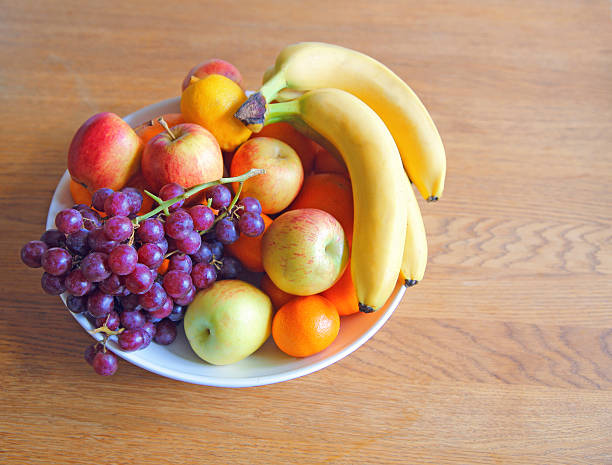
#> input picture Lista 04/assets/frutas.jpg, 612 x 465 px, found by its file name
$ jupyter execute --allow-errors Resolucao_04.ipynb
#> lines starting #> are read from the running program, lines starting #| are printed output that depends on the picture
## Lista 04 - Visão Computacional - Matheus Carvalho

### Bibliotecas Usadas

[cell 1]
import soundfile as sf
import matplotlib.pyplot as plt
import numpy as np
import cv2
from scipy.io import wavfile

### Questão 01

#### Item A

#> (a cell that did not finish here is left out)

#### Item B

#> (a cell that did not finish here is left out)

### Questão 02

#### Item A

#> (a cell that did not finish here is left out)

#> (a cell that did not finish here is left out)

#### Item B

#> (a cell that did not finish here is left out)

#> (a cell that did not finish here is left out)

Ouvindo os áudios, não consegui notar nenhuma grande diferença. Porém, pensei em plotar o espectograma para conseguir ver o que estava acontecendo. Um resultado que é facilmente notável, é que a amplitude dos dois áudios, ou seja, a intensidade da onda sonora, diminuiu após a compressão de Fourier.

### Questão 03

fonte (só inspiração): https://www.youtube.com/watch?v=_xxIJViPwOQ

fonte principal: https://gormatevosyan.com/convolutional-reverb-how-and-why-does-it-work/

### Item A

#> (a cell that did not finish here is left out)

#### Item B

#> (a cell that did not finish here is left out)

### Questão 04

#### Item A

[cell 10]
def filtro_passa(image_path:str="frutas.jpg", fraction:float=0.8, passa_alta:bool=False) -> np.ndarray:
    """
    Aplica um filtro passa-baixa ou passa-alta em uma imagem, dependendo do parâmetro passa_alta.

    Args:
        image_path (str): O caminho da imagem a ser filtrada. O padrão é "frutas.jpg".
        fraction (float): A fração das frequências a serem preservadas pelo filtro.
            Deve estar no intervalo [0,1]. O padrão é 0.8.
        passa_alta (bool): Se True, aplica um filtro passa-alta. Se False, aplica um filtro passa-baixa.
            O padrão é False.

    Returns:
        np.ndarray: A imagem filtrada.

    Exemplo:
        filtered_image = filtro_passa(image_path="exemplo.jpg", fraction=0.5, passa_alta=True)
    """
    # abre a imagem
    image = cv2.imread(image_path, cv2.IMREAD_GRAYSCALE)
    # aplica a transformada de Fourier (mais de uma dimensão)
    image_fft = np.fft.fft2(image)
    # deslocamento do espectro (tinha feito a mesma coisa na questão 07)
    image_shift = np.fft.fftshift(image_fft)
    # tiro o valor absoluto
    espectro = np.abs(image_shift)
    # ordeno os valores (decrescente)
    espectro_ordenado = np.sort(espectro.flatten())[::-1]
    # apenas um truque para descobrir o índice do meu threshold
    threshold_index = int(fraction * len(espectro_ordenado))
    threshold = espectro_ordenado[threshold_index]
    # vai manter todos que forem menores que o treshhold
    if passa_alta:
        image_shift_filtered = image_shift * (espectro >= threshold)
    else:
        image_shift_filtered = image_shift * (espectro <= threshold)
    # inverto o deslocamento do espectro
    image_inv_shift = np.fft.ifftshift(image_shift_filtered)
    # inverto a transformada de Fourier
    image_filtered = np.fft.ifft2(image_inv_shift)
    # tiro novamente o módulo
    image_filtered = np.abs(image_filtered)

    return image_filtered

[cell 11]
image = cv2.imread("frutas.jpg", cv2.IMREAD_GRAYSCALE)
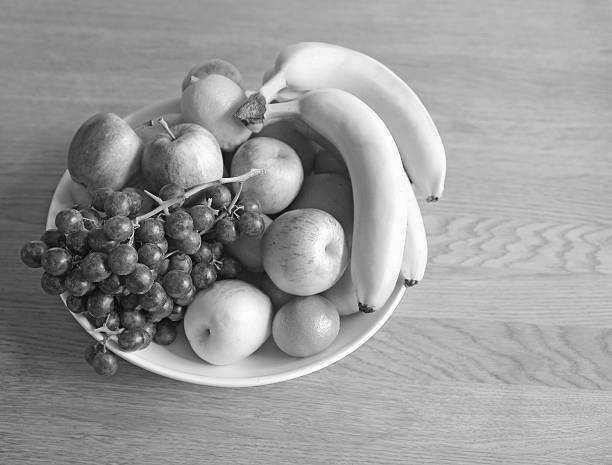
#> image: shape (465, 612); min 0, max 255, mean 153.6

fig, ax = plt.subplots(2, 4, figsize=(20, 5))
ax[0, 0].imshow(image, cmap='gray')
ax[0, 1].plot(image)
ax[0, 2].imshow(filtro_passa(fraction=0.10), cmap='gray');
#> in filtro_passa, `threshold_index = int(fraction * len(espectro_ordenado))`: threshold_index = 28458
#> in filtro_passa, `threshold = espectro_ordenado[threshold_index]`: threshold = 9625.3
#> in filtro_passa, `image_filtered = np.abs(image_filtered)`:
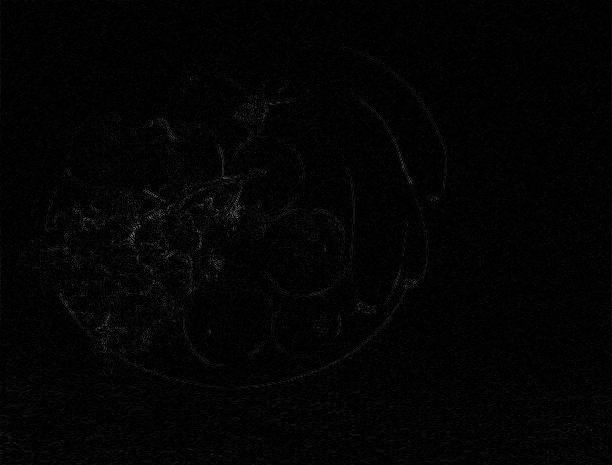
#> image_filtered: shape (465, 612) float64; min 0.00104, max 116.5, mean 4.2
ax[0, 3].plot(filtro_passa(fraction=0.10));
ax[1, 0].imshow(filtro_passa(fraction=0.25), cmap='gray');
ax[1, 1].plot(filtro_passa(fraction=0.25));
ax[1, 2].imshow(filtro_passa(fraction=0.50), cmap='gray');
ax[1, 3].plot(filtro_passa(fraction=0.50));
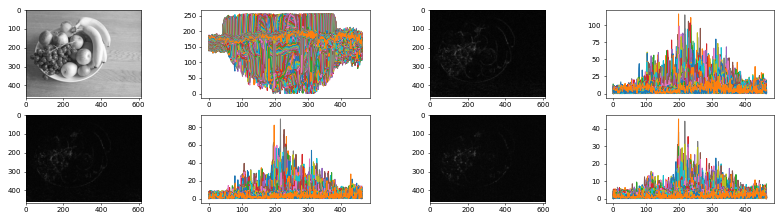
#> figure drawn by matplotlib, 8 panels; panel 2: curve peaks at x = 26, y = 149; panel 2: curve peaks at x = 26, y = 149; panel 2: curve peaks at x = 26, y = 149; panel 4: curve peaks at x = 435, y = 22.95

#### Item B

Podemos ver que à medida que mais frequências são descartadas, mas fica difícil de identificar a imagem. Em casos menos extremaos, como é o segundo caso, onde apenas as 10% maiores frequências foram descartadas, ainda conseguimos ver claramente os limites dos elementos das imagens. Qualquer coisa muito maior do que 10% já fica quase impossível. No gráfico criado acima, podemos notar que grande parte das grandes frquências vão se perdendo quando aumentamos o threshold.

#### Item C

[cell 12]
fig, ax = plt.subplots(2, 4, figsize=(20, 5))
ax[0, 0].imshow(image, cmap='gray')
ax[0, 1].plot(image)
ax[0, 2].imshow(filtro_passa(fraction=0.01, passa_alta=True), cmap='gray');
ax[0, 3].plot(filtro_passa(fraction=0.01, passa_alta=True));
ax[1, 0].imshow(filtro_passa(fraction=0.001, passa_alta=True), cmap='gray');
#> in filtro_passa (call 9), `threshold_index = int(fraction * len(espectro_ordenado))`: threshold_index = 284
#> in filtro_passa (call 9), `threshold = espectro_ordenado[threshold_index]`: threshold = 211129.6
#> in filtro_passa (call 9), `image_filtered = np.abs(image_filtered)`:
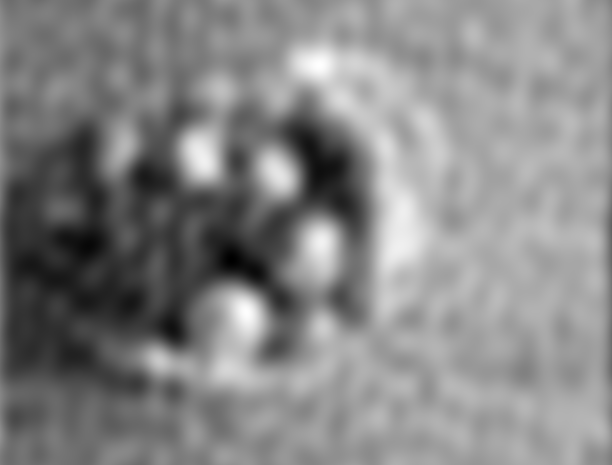
#> image_filtered: shape (465, 612) float64; min 30.36, max 265.1, mean 153.6; drawn with min black and max white
ax[1, 1].plot(filtro_passa(fraction=0.001, passa_alta=True));
ax[1, 2].imshow(filtro_passa(fraction=0.0001, passa_alta=True), cmap='gray');
ax[1, 3].plot(filtro_passa(fraction=0.0001, passa_alta=True));
#> figure, not shown here; panel 2: curve peaks at x = 26, y = 149; panel 2: curve peaks at x = 26, y = 149; panel 2: curve peaks at x = 26, y = 149; panel 4: curve peaks at x = 25, y = 163

Para conseguir notar alguma diferença precisamos ser extremos e colocar valores bem próximos de zero (o contrário do passa baixa que quando colocamos valores próximos de zero não vemos diferença). Certamente, eu testei para 0 e o resultado é decepcionante. No gráfico vemos uma reta e a imagem fica totalmente preta.

### Questão 05

### Questão 06

Inicialmente, eu tinha pensado em algo assim. Mas o raciocínio está incorreto, visto que eu mostro que um filtro que é uma convolução circular tem as propriedades. Porém, a questão quer que eu mostre que um filtro que tenha as propriedades (linear e invariante por translação) é uma convolução circular. Acabei não conseguindo provar de fato, até encontrei umas respostas, mas como eu não entendi, não vou colocar aqui e aceitar que não consegui fazer essa questão.

### Questão 07

Nessa eu confesso que, sem a ajuda do Chat GPT não iria rolar. Mas eu fiz o possível para que fosse produtivo e que eu aprendesse algo pelo menos.

[cell 13]
# lendo as imagens
g = cv2.imread('questao_07/gabarito.jpg', 0)
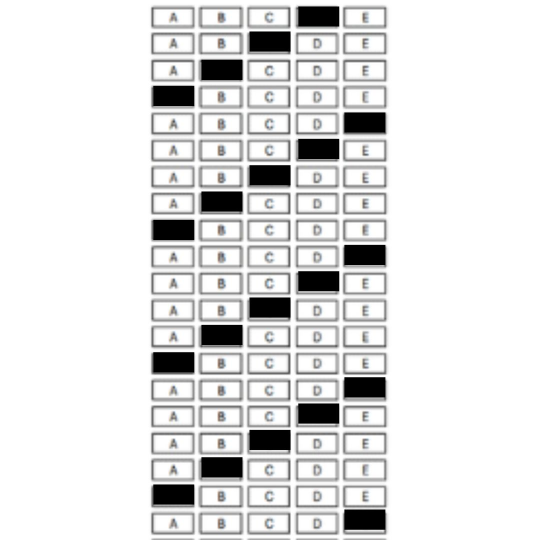
#> input picture Lista 04/assets/questao_07/gabarito.jpg, 1080 x 1080 px, found by its file name (shown at 1/2 size)
#> g: shape (1080, 1080); min 0, max 255, mean 225.7
r = cv2.imread('questao_07/resposta.jpg', 0)
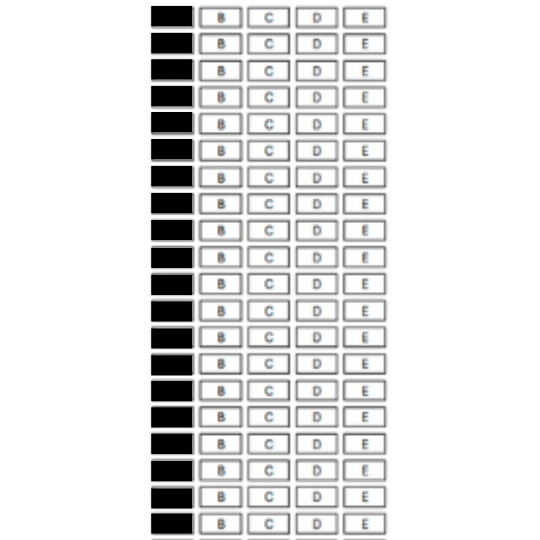
#> input picture Lista 04/assets/questao_07/resposta.jpg, 1080 x 1080 px, found by its file name (shown at 1/2 size)
#> r: shape (1080, 1080); min 0, max 255, mean 225.8

# transformada de fourier para mais de uma dimensão (por média da fft pelo que eu pude ler )
g_fft = np.fft.fft2(g)
r_fft = np.fft.fft2(r)

[cell 14]
# encontra o deslocamento entre os espectros
shift = np.fft.fftshift(np.fft.ifft2(np.conj(g_fft) * r_fft))

[cell 15]
r_fft_corrigido = r_fft * np.exp(1j * np.angle(shift))

[cell 16]
# aplica a transformação inversa, após corrigir a imagem das respostas (isso eu sabia de boa)
r_corrigido = np.fft.ifft2(r_fft_corrigido)
r_corrigido = np.real(r_corrigido)

[cell 17]
plt.imshow(np.abs(r_corrigido), cmap='gray')
plt.title('Respostas Corrigidas')
plt.axis('off')
plt.show()
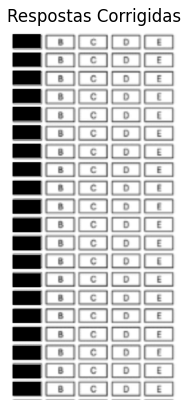
#> figure drawn by matplotlib, 1 panel

[cell 18]
plt.imshow(np.abs(g), cmap='gray')
plt.title('Gabarito')
plt.axis('off')
plt.show()

[cell 19]
pixels = np.sum(np.abs(g - r_corrigido) > 100)
#> pixels = 108727
print(f"Número de pixels diferentes (100 de tolerância): {pixels}")
#| Número de pixels diferentes (100 de tolerância): 108727

[cell 20]
print(f"Dimensão da imagem do gabarito: {g.shape} - {g.shape[0]*g.shape[1]} pixels.")
#| Dimensão da imagem do gabarito: (1080, 1080) - 1166400 pixels.
print(f"Dimensão da imagem das respostas: {r_corrigido.shape} - {r_corrigido.shape[0]*r_corrigido.shape[1]} pixels.")
#| Dimensão da imagem das respostas: (1080, 1080) - 1166400 pixels.

A questão agora é descobrir quantos pixels tem cada "quadradinho" de resposta, para dividir por eles e estimar o número de acertos. Vou gerar outro cartão de respostas, agroa com 5 questões certas, realizar o mesmo procedinmento, ver quanto aumentou e fazer uma estimativa.

[cell 21]
# lendo a imagem
r2 = cv2.imread('questao_07/resposta_2.jpg', 0)
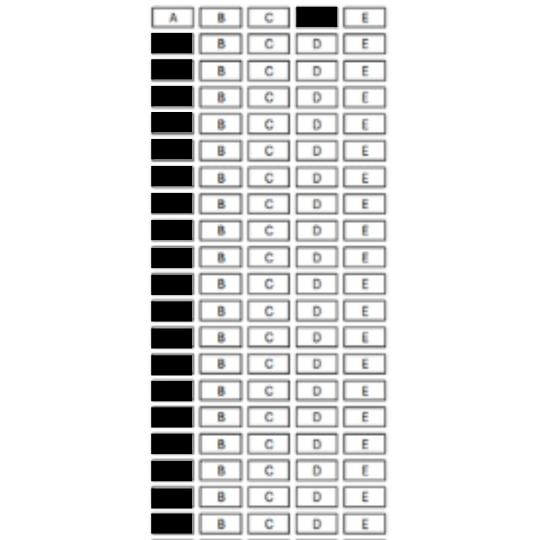
#> input picture Lista 04/assets/questao_07/resposta_2.jpg, 1080 x 1080 px, found by its file name (shown at 1/2 size)
#> r2: shape (1080, 1080); min 0, max 255, mean 225.8
# transformada de fourier
r2_fft = np.fft.fft2(r2)
# deslocamento de espectro
shift_r2 = np.fft.fftshift(np.fft.ifft2(np.conj(g_fft) * r2_fft))
# correcao de fase
r2_fft_corrigido = r2_fft * np.exp(1j * np.angle(shift_r2))
# transformada inversa
r2_corrigido = np.fft.ifft2(r2_fft_corrigido)
# retirando a parte complexa
r2_corrigido = np.real(r2_corrigido)
# plotando a imagem
plt.imshow(np.abs(r2_corrigido), cmap='gray')
plt.title('Respostas 2 Corrigidas')
plt.axis('off')
plt.show()
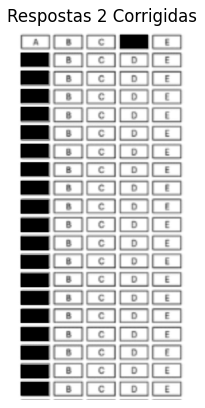
#> figure drawn by matplotlib, 1 panel

[cell 22]
pixels_r2 = np.sum(np.abs(g - r2_corrigido) > 100)
#> pixels_r2 = 102528
print(f"Número de pixels diferentes (100 de tolerância): {pixels_r2}")
#| Número de pixels diferentes (100 de tolerância): 102528

Diminuiu algo em torno de 6 mil pixels. Vou estimar que esse seja o número de pixels de cada campo de resposta. Como são 20, em uma folha de resposta totalmente errada teremos 120 mil (mais uma tolerância) pixels. Logo, estamos "prontos" para calcular. Vamos fazer uma regressão linear bem porca, visto que não é esse o objetivo. No segundo teste, erramos 15 questões, logo teríamos que ter 90 mil pixels, mas temos 102 mil. No primeiro, erramos 16, era pra ter 96 mil, mas temos 108. Por isso, vamos supor que exista uma diferença fixa de 12 mil pixels sempre, mesmo que eu gabarite.

[cell 23]
def numero_de_acertos(path_respostas:str="questao_07/resposta.jpg") -> int:
    """
    Calcula o número de acertos comparando uma resposta de um aluno com um gabarito.

    Args:
        path_respostas (str): O caminho para o arquivo da imagem da resposta do aluno.
                              O padrão é "resposta.jpg".

    Returns:
        int: O número de questões corretas, calculado com base na comparação da resposta do aluno com o gabarito.
    """
#> called with path_respostas = 'questao_07/resposta_0_acertos.jpg'
    # lendo a imagem
    resp = cv2.imread(path_respostas, 0)
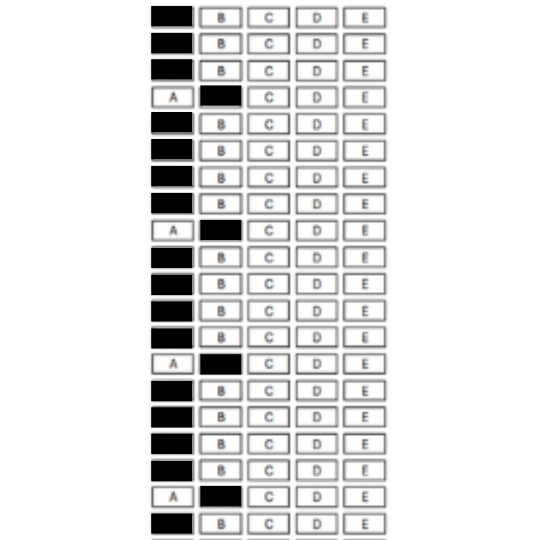
#> input picture Lista 04/assets/questao_07/resposta_0_acertos.jpg, 1080 x 1080 px, found by its file name (shown at 1/2 size)
#> resp: shape (1080, 1080); min 0, max 255, mean 225.9
    # transformada de fourier
    resp_fft = np.fft.fft2(resp)
    # deslocamento de espectro
    shift_resp = np.fft.fftshift(np.fft.ifft2(np.conj(g_fft) * resp_fft))
    # correcao de fase
    resp_fft_corrigido = resp_fft * np.exp(1j * np.angle(shift_resp))
    # transformada inversa
    resp_corrigido = np.fft.ifft2(resp_fft_corrigido)
    # retirando a parte complexa
    resp_corrigido = np.real(resp_corrigido)
    # calculo do número de acertos
    pixels_resp = np.sum(np.abs(g - resp_corrigido) > 100)
#> pixels_resp = 131251
    # aqui estou com as medidas exatas (acima eu tinha falado 12 mil fixos e 6 mil variáveis, mas era um arredondamento)
    acertos = 20 - int((pixels_resp - 9543)/6199)
#> acertos = 1
#| [31mNúmero de acertos: 0 - Número de Acertos Previstos: 1


    return acertos

[cell 24]
from colorama import Fore

#> (the rest of this cell did not finish here and is left out)
